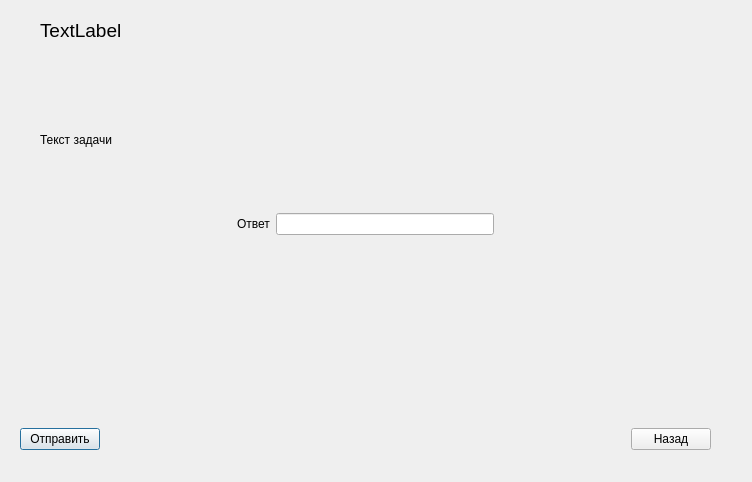
<?xml version="1.0" encoding="UTF-8"?>
<ui version="4.0">
 <class>Task_solution</class>
 <widget class="QDialog" name="Task_solution">
  <property name="geometry">
   <rect>
    <x>0</x>
    <y>0</y>
    <width>752</width>
    <height>482</height>
   </rect>
  </property>
  <property name="windowTitle">
   <string>Dialog</string>
  </property>
  <widget class="QWidget" name="layoutWidget">
   <property name="geometry">
    <rect>
     <x>20</x>
     <y>19</y>
     <width>691</width>
     <height>431</height>
    </rect>
   </property>
   <layout class="QVBoxLayout" name="verticalLayout_2">
    <item>
     <layout class="QVBoxLayout" name="verticalLayout">
      <property name="spacing">
       <number>30</number>
      </property>
      <property name="leftMargin">
       <number>20</number>
      </property>
      <item>
       <widget class="QLabel" name="label">
        <property name="font">
         <font>
          <pointsize>14</pointsize>
         </font>
        </property>
        <property name="text">
         <string>TextLabel</string>
        </property>
       </widget>
      </item>
      <item>
       <spacer name="verticalSpacer_3">
        <property name="orientation">
         <enum>Qt::Vertical</enum>
        </property>
        <property name="sizeHint" stdset="0">
         <size>
          <width>20</width>
          <height>40</height>
         </size>
        </property>
       </spacer>
      </item>
      <item>
       <widget class="QLabel" name="text">
        <property name="text">
         <string>Текст задачи</string>
        </property>
        <property name="wordWrap">
         <bool>true</bool>
        </property>
       </widget>
      </item>
      <item>
       <spacer name="verticalSpacer">
        <property name="orientation">
         <enum>Qt::Vertical</enum>
        </property>
        <property name="sizeHint" stdset="0">
         <size>
          <width>20</width>
          <height>40</height>
         </size>
        </property>
       </spacer>
      </item>
     </layout>
    </item>
    <item>
     <layout class="QHBoxLayout" name="horizontalLayout">
      <property name="bottomMargin">
       <number>0</number>
      </property>
      <item>
       <spacer name="horizontalSpacer">
        <property name="orientation">
         <enum>Qt::Horizontal</enum>
        </property>
        <property name="sizeHint" stdset="0">
         <size>
          <width>40</width>
          <height>20</height>
         </size>
        </property>
       </spacer>
      </item>
      <item>
       <widget class="QLabel" name="answer">
        <property name="text">
         <string>Ответ</string>
        </property>
       </widget>
      </item>
      <item>
       <widget class="QLineEdit" name="lineEdit"/>
      </item>
      <item>
       <spacer name="horizontalSpacer_3">
        <property name="orientation">
         <enum>Qt::Horizontal</enum>
        </property>
        <property name="sizeHint" stdset="0">
         <size>
          <width>40</width>
          <height>20</height>
         </size>
        </property>
       </spacer>
      </item>
     </layout>
    </item>
    <item>
     <spacer name="verticalSpacer_2">
      <property name="orientation">
       <enum>Qt::Vertical</enum>
      </property>
      <property name="sizeHint" stdset="0">
       <size>
        <width>20</width>
        <height>40</height>
       </size>
      </property>
     </spacer>
    </item>
    <item>
     <layout class="QHBoxLayout" name="horizontalLayout_2">
      <item>
       <widget class="QPushButton" name="send_Button">
        <property name="text">
         <string>Отправить</string>
        </property>
       </widget>
      </item>
      <item>
       <spacer name="horizontalSpacer_2">
        <property name="orientation">
         <enum>Qt::Horizontal</enum>
        </property>
        <property name="sizeHint" stdset="0">
         <size>
          <width>40</width>
          <height>20</height>
         </size>
        </property>
       </spacer>
      </item>
      <item>
       <widget class="QPushButton" name="back_Button">
        <property name="text">
         <string>Назад</string>
        </property>
       </widget>
      </item>
     </layout>
    </item>
   </layout>
  </widget>
 </widget>
 <resources/>
 <connections/>
</ui>
